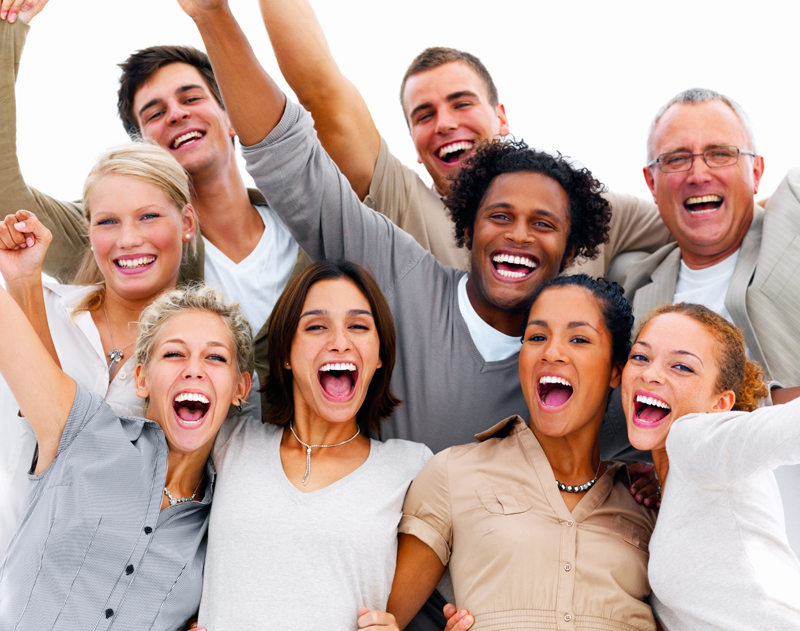
#> input picture face_detect/opencv_cascade/peoples2.jpg, 800 x 631 px
$ python example.py
#> lines starting #> are read from the running program, lines starting #| are printed output that depends on the picture; after the words box and inside, x2 and y2 are one past the last pixel; in counts of white or black regions, pixels touching at a corner belong together
#> further down, pic is the input picture: shape (631, 800, 3); mean B, G, R 158.8, 167.3, 191.7
import cv2

face_cascade = cv2.CascadeClassifier('xml/haarcascade_frontalface_default.xml')
cascade_scale = 1.1
cascade_neighbors = 6
minFaceSize = (30,30)

def getFaces(img):
    gray = cv2.cvtColor(img, cv2.COLOR_BGR2GRAY)
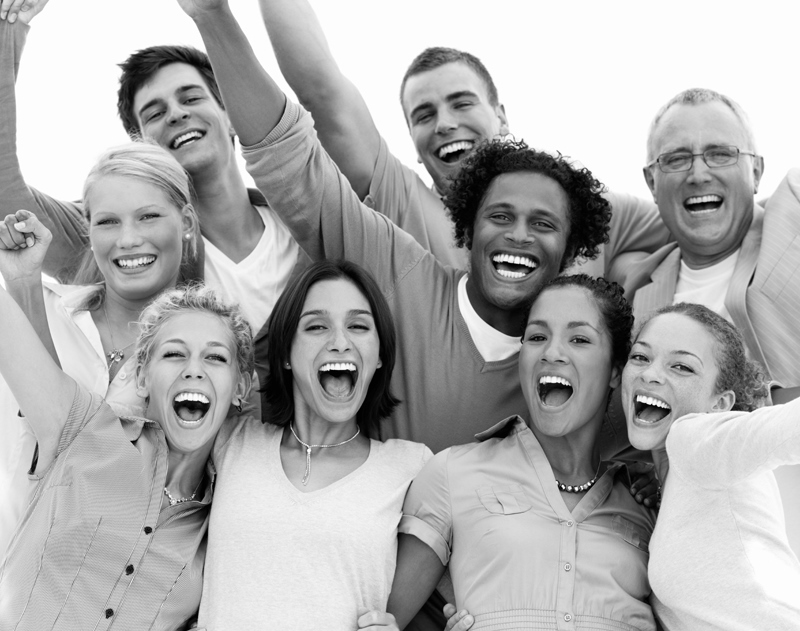
#> gray: shape (631, 800); min 0, max 255, mean 173.6
    faces = face_cascade.detectMultiScale(
        gray,
        scaleFactor= cascade_scale,
        minNeighbors=cascade_neighbors,
        minSize=minFaceSize,
        flags=cv2.CASCADE_SCALE_IMAGE
    )
#> faces = [[642, 113, 113, 113], [283, 283, 110, 110], [504, 292, 114, 114], [122, 62, 100, 100], [75, 179, 106, 106], [465, 175, 112, 112], [142, 316, 105, 105], [384, 63, 115, 115], [596, 311, 131, 131]]

    bboxes = []
    for (x,y,w,h) in faces:
        if(w>minFaceSize[0] and h>minFaceSize[1]):
            bboxes.append((x, y, w, h))
#> this loop made 9 passes
#> after the loop, bboxes = [(642, 113, 113, 113), (283, 283, 110, 110), (504, 292, 114, 114), (122, 62, 100, 100), (75, 179, 106, 106), (465, 175, 112, 112), (142, 316, 105, 105), (384, 63, 115, 115), (596, 311, 131, 131)]

    return bboxes

pic = cv2.imread("peoples2.jpg")
faces = getFaces(pic)
#> faces has the same summary as bboxes in getFaces

for (x,y,w,h) in faces:
    cv2.rectangle( pic,(x,y),(x+w,y+h),(0,255,0),2)
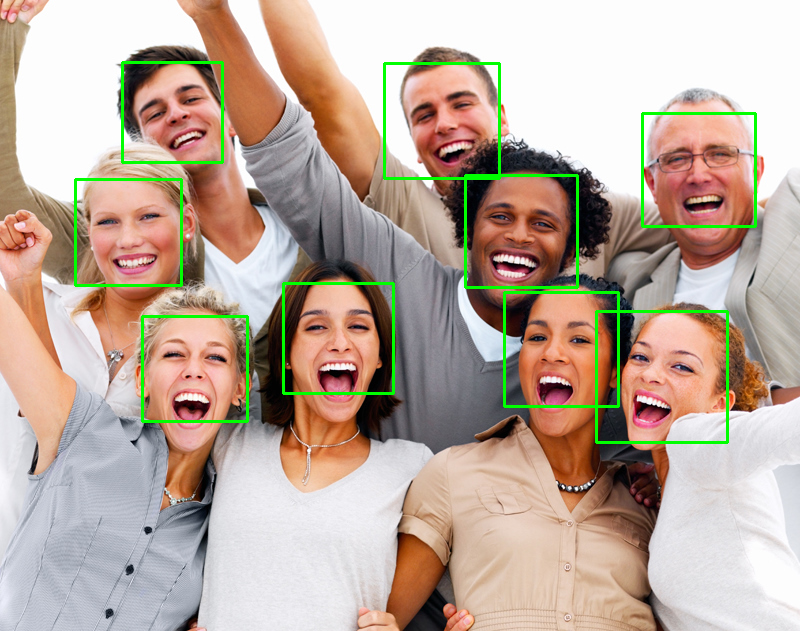
#> pic: shape (631, 800, 3); 2.38% of pixels changed, all inside (x1, y1, x2, y2) = (74, 61, 757, 444)

cv2.imshow("TEST", pic)
cv2.waitKey(0)

$ run again, with face_detect/opencv_cascade/peoples.jpg copied over face_detect/opencv_cascade/peoples2.jpg
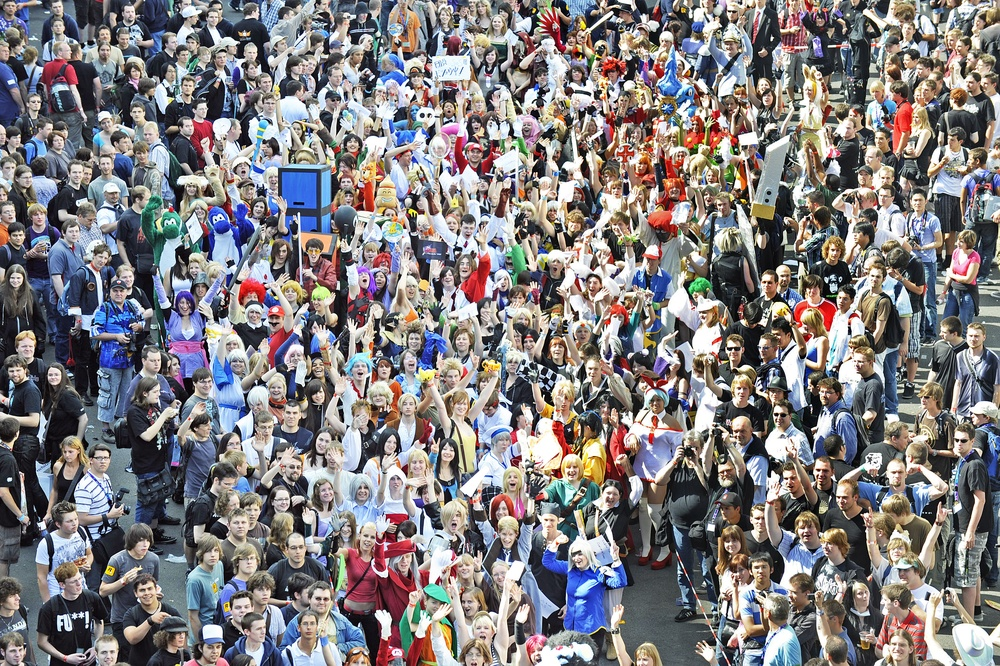
#> input picture face_detect/opencv_cascade/peoples.jpg, 1000 x 666 px, shrunk from 3184 x 2120 before the run
#> pic is the input picture: shape (666, 1000, 3); mean B, G, R 126.8, 125, 129
#> in getFaces, `gray = cv2.cvtColor(img, cv2.COLOR_BGR2GRAY)`:
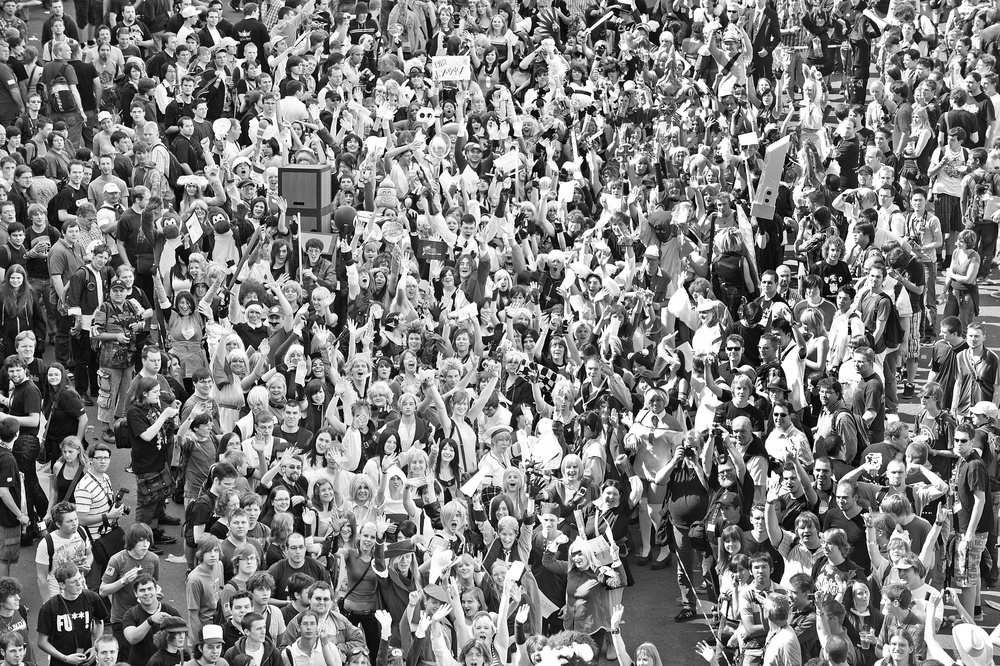
#> gray: shape (666, 1000); min 0, max 255, mean 126.4
#> in getFaces, `faces = face_cascade.detectMultiScale( gray, scaleFactor= cascade_scal..`: faces = [[160, 319, 54, 54]]
#> the loop in getFaces, `for (x,y,w,h) in faces:` made 1 pass
#> after the loop in getFaces, `for (x,y,w,h) in faces:`: bboxes = [(160, 319, 54, 54)]
#> the loop `for (x,y,w,h) in faces:` made 1 pass
#> after the loop `for (x,y,w,h) in faces:`:
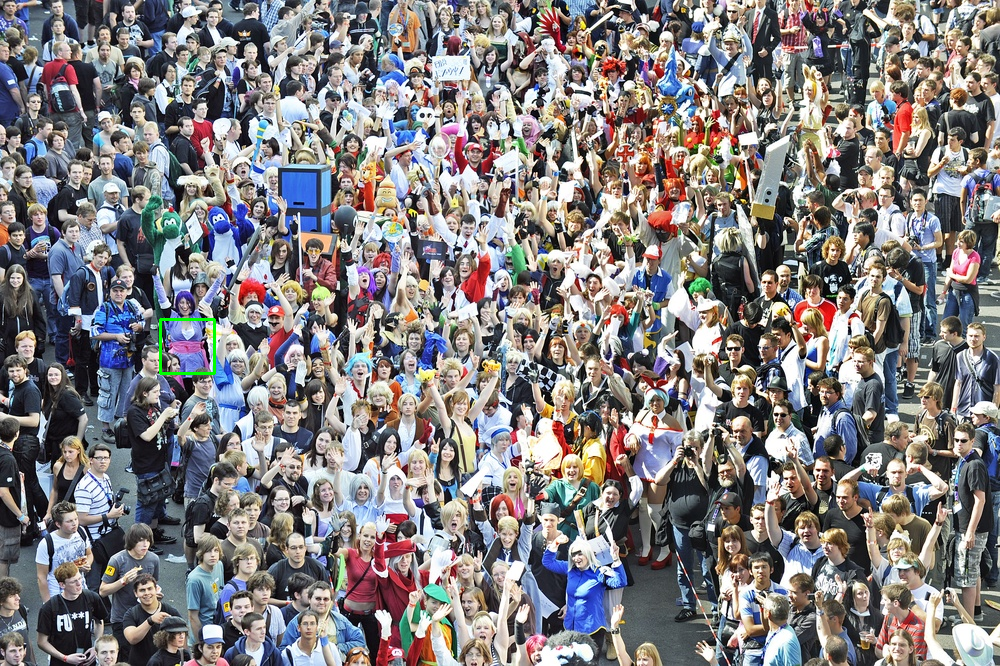
#> pic: shape (666, 1000, 3); 0.1% of pixels changed, all inside (x1, y1, x2, y2) = (159, 318, 216, 375)
